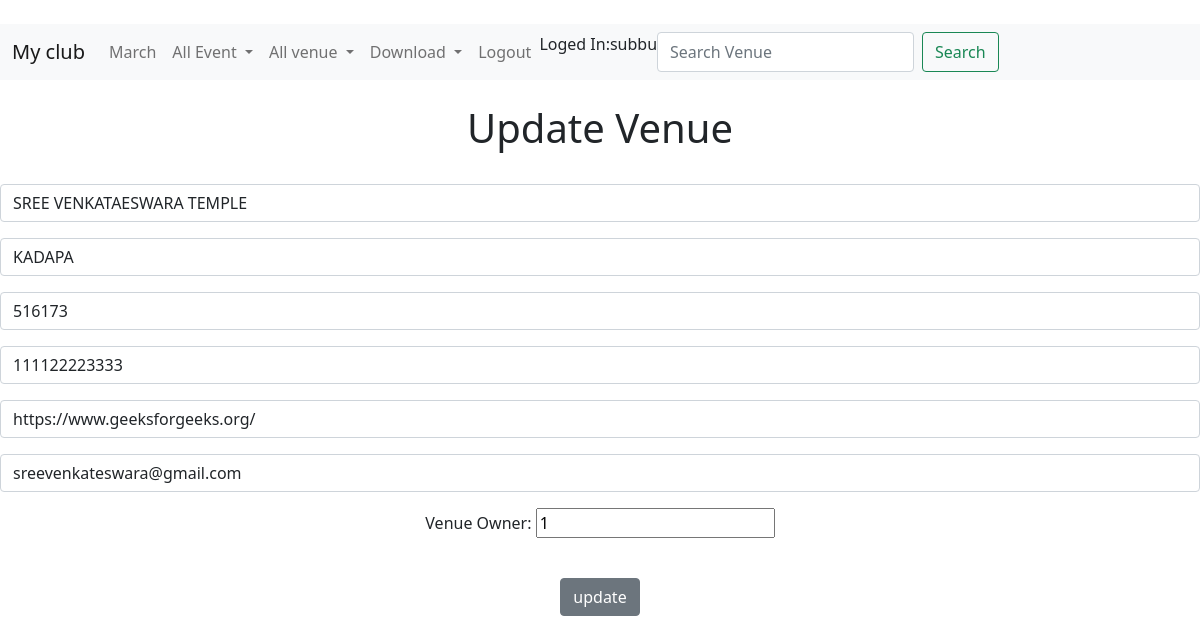
The page /myclub/update_venue/542/ (signed in) on the database its author committed.
### myclub/models.py (models this page shows, shortened)
class Venue(models.Model):
    name = models.CharField('Venue name', max_length=100)
    address = models.CharField(max_length=100)
    zip_code = models.CharField('Zip code', max_length=10)
    phone = models.CharField('conatact number', max_length=14)
    web = models.URLField('website address')
    email_address = models.EmailField('Email address')
    owner = models.IntegerField('Venue Owner', blank=False, default=1)

### myclub/views.py (the view)
# urls.py: path('update_venue/<venue_id>/', views.update_venue, name='update-venue'),
def update_venue(request, venue_id):
    venue = Venue.objects.get(pk=venue_id)
    form = VenueForm(request.POST or None, instance=venue)
    if form.is_valid():
        form .save()
        return redirect('list-venue')
    return render(request, 'myclub/updatevenue.html', {'venue': venue, 'form': form})

### myclub/forms.py
class VenueForm(forms.ModelForm):
    class Meta:
        model = Venue
        fields = "__all__"
        labels = {
            'name': '',
            'address': '',
            'zip_code': '',
            'phone': '',
            'web': '',
            'email_address': '',
        }
        widgets = {
            'name': forms.TextInput(attrs={'class': "form-control", 'placeholder': "Venue Name"}),
            'address': forms.TextInput(attrs={'class': "form-control", 'placeholder': "Venue Address"}),
            'zip_code': forms.TextInput(attrs={'class': "form-control", 'placeholder': "ZIP_CODE"}),
            'phone': forms.TextInput(attrs={'class': "form-control", 'placeholder': "PHONE"}),
            'web': forms.TextInput(attrs={'class': "form-control", 'placeholder': "WEB ADDRESS"}),
            'email_address': forms.TextInput(attrs={'class': "form-control", 'placeholder': "EMAIL ID"}),
        }

### templates/myclub/updatevenue.html (shortened to what this page needs)
{% extends 'myclub/basic.html' %}
{%block content%}
  <center>
  <h1>Update Venue</h1><br/>
  <form action=""  method="POST">
  {{form.as_p}}
  <br/>
  <input type="submit" value="update" class="btn btn-secondary">
  </form>
  </center>
  {%endblock%}

### templates/myclub/navbar.html (shortened to what this page needs)
<nav class="navbar navbar-expand-lg navbar-light bg-light">
  <div class="container-fluid">
    <a class="navbar-brand" href="{%url 'home'%}">My club</a>
    <div class="collapse navbar-collapse" id="navbarSupportedContent">
      <ul class="navbar-nav me-auto mb-2 mb-lg-0">
        <li class="nav-item">
          <a class="nav-link" href="{%url 'home' '2021' 'MARCH' %}">March</a>
        </li>
        <li class="nav-item dropdown">
          <a class="nav-link dropdown-toggle" href="#" id="navbarDropdown" role="button" data-bs-toggle="dropdown"
            aria-expanded="false">
            All Event
          </a>
        </li>
        <li class="nav-item dropdown">
          <a class="nav-link dropdown-toggle" href="#" id="navbarDropdown" role="button" data-bs-toggle="dropdown"
            aria-expanded="false">
            All venue
          </a>
        </li>
        <li class="nav-item dropdown">
          <a class="nav-link dropdown-toggle" href="#" id="navbarDropdown" role="button" data-bs-toggle="dropdown"
            aria-expanded="false">
            Download
          </a>
        </li>
        {% if user.is_authenticated %}
        <li class="nav-item">
          <a class="nav-link" href="{%url 'logout' %}">Logout</a>
          </li>
          Loged In:{{user.username}}
        {% endif %}
      <form class="d-flex" method="POST"  action="{% url 'search-venue' %}">
        <input class="form-control me-2" type="search" placeholder="Search Venue" aria-label="Search" name="searchvenue">
        <button class="btn btn-outline-success" type="submit">Search</button>
      </form>
    </div>
  </div>
</nav>

### rows shown on the page
Venue: name "SREE VENKATAESWARA TEMPLE", address "KADAPA", zip_code "516173", phone "111122223333", web "https://www.geeksforgeeks.org/", email_address "sreevenkateswara@gmail.com", owner "1"

### other values the page prints
{{ user.username }} "subbu"
